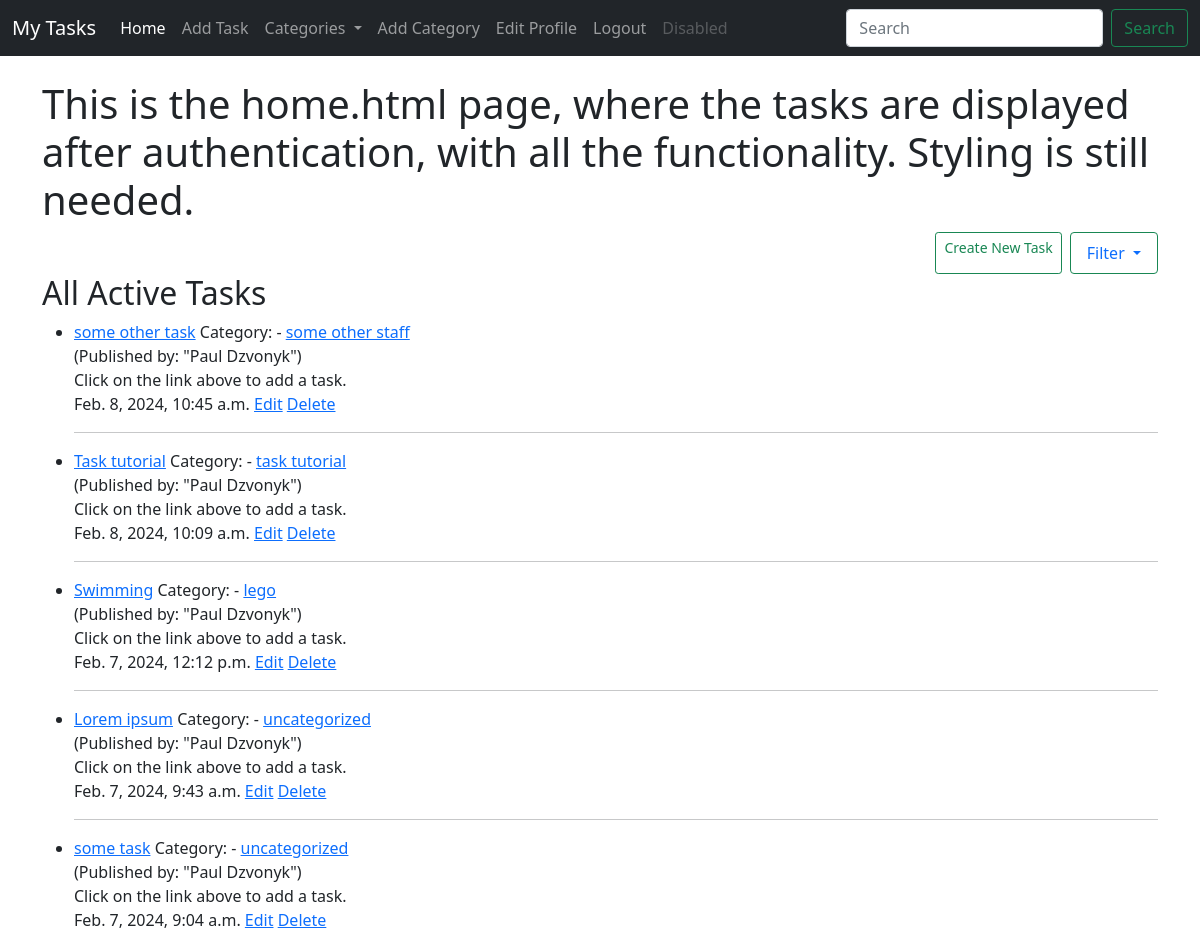
Page / (signed in, upper part) on the earlier database version.
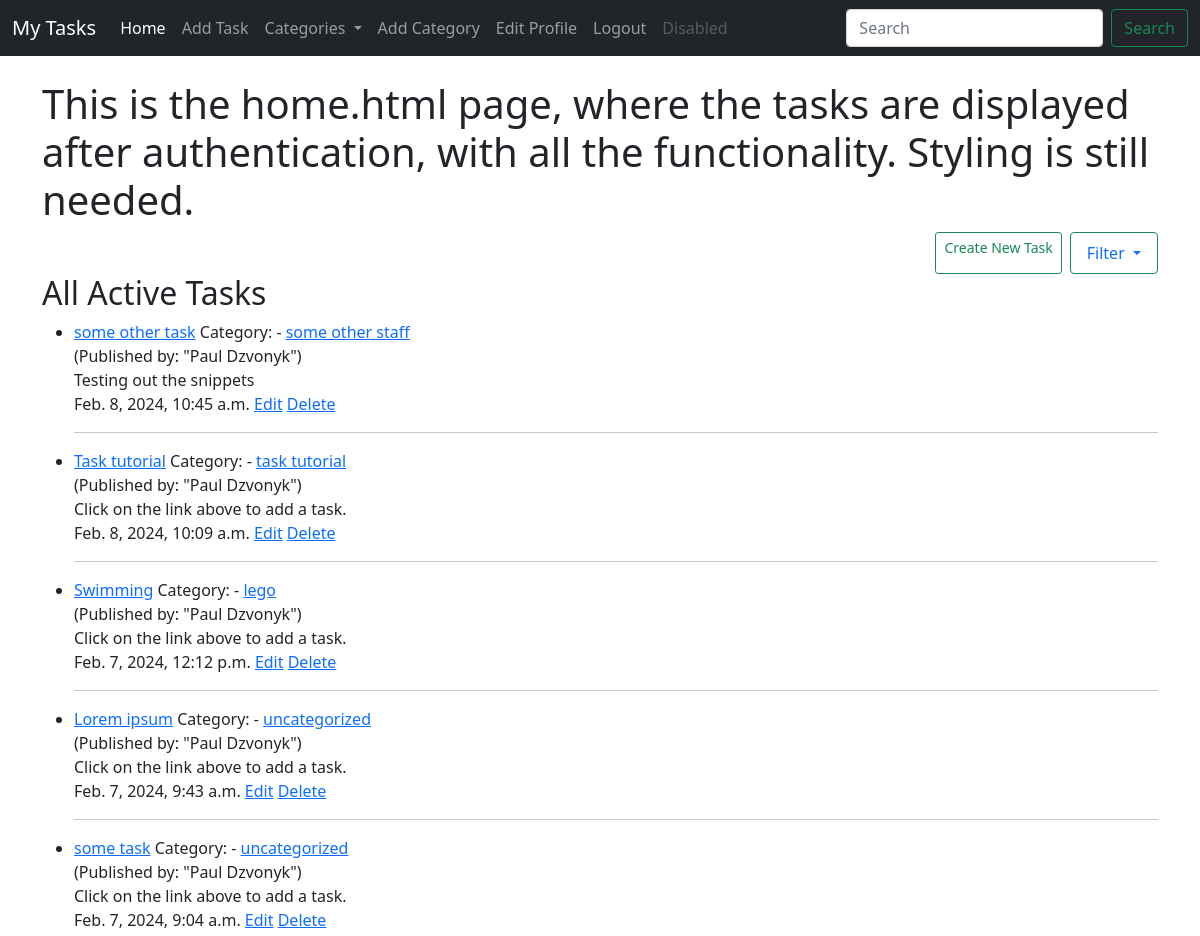
Same page on the later database version.
### task/models.py (models this page shows, shortened)
class Task(models.Model):
    title = models.CharField(max_length=200)
    title_tag = models.CharField(max_length=200)
    author = models.ForeignKey(User, on_delete=models.CASCADE)
    short_description = RichTextField(blank=True, null=True)
    date_created = models.DateTimeField(auto_now_add=True)
    priority = models.IntegerField(default=0)
    category = models.CharField(max_length=200, default='uncategorized')
    snippet = models.CharField(max_length=200)
    completed = models.BooleanField(default=False)
    likes = models.ManyToManyField(User, related_name='task_likes')

### task/views.py (the view)
# urls.py: path('', HomeView.as_view(), name='home'),
class HomeView(CategoryMixin, ListView):
    model = Task
    template_name = 'task/home.html'
    ordering = ['-date_created']

### task/models.py (called while the page is built)
    def __str__(self):
        return self.category_name

### task/views.py (called while the page is built)
    def get_context_data(self, *args, **kwargs):
        cat_list = Category.objects.all()
        context = super().get_context_data(*args, **kwargs)
        context['cat_list'] = cat_list
        return context

### task/templates/task/home.html (shortened to what this page needs)
{% extends 'task/base.html' %}
{% block content %}
{% if user.is_authenticated %}
<h1>This is the home.html page, where the tasks are displayed after authentication, with all the functionality.
    Styling is still needed.</h1>
<div class="d-grid gap-2 d-md-flex justify-content-md-end">
    <a href="{% url 'add_task' %}" class="btn btn-outline-success btn-sm">Create New Task</a>
    <a class="nav-link dropdown-toggle btn btn-outline-success" href="#" id="navbarDropdown" role="button" data-bs-toggle="dropdown" aria-expanded="false">
        Filter
    </a>
</div>
<h2>All Active Tasks</h2>
<ul>
    {% for task in object_list %}
    {% if user.id == task.author.id %}
    <li>
        <a href="{% url 'task-detail' task.pk %}">{{ task.title }}</a>
        Category: - <a href="{% url 'category' task.category|slugify %}">{{ task.category }}</a> <br>
        (Published by: "{{ task.author.first_name }} {{ task.author.last_name }}")
        <br>
        {{ task.snippet }}
        <br>
        {{ task.date_created }}
        {% if user.is_authenticated %}
        <a href="{% url 'edit_task' task.pk %}">Edit</a>
        <a href="{% url 'delete_task' task.pk %}">Delete</a>
        {% endif %}
        <hr>
    </li>
    {% endif %}
    {% endfor %}
</ul>
{% endif %}
{% endblock %}

Differences in the rows shown:
changed Task "some other task": snippet "Click on the link above to add a task." → "Testing out the snippets"
